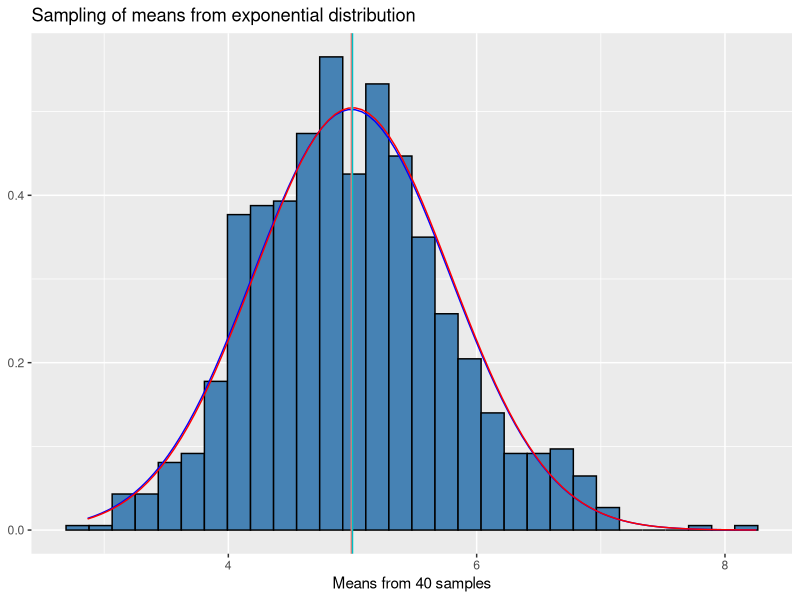

The R source for this figure:
## ---- chunk 1
library(knitr)
opts_chunk$set(echo = TRUE,results="hold",message=FALSE,warning=FALSE, tidy=TRUE)
library(ggplot2)
## ---- chunk 2
n<-40 ## sample size
lambda<-0.2 ## rate or inverse scale
nosim<-1000 ## number of simulations
set.seed(456456)
## ---- chunk 3
data<-matrix(rexp(n*nosim,lambda),nosim,n)
means<-rowMeans(data)
## ---- chunk 4
sample_mean<-mean(means)
theo_mean<-1/lambda
## ---- chunk 5
sprintf("The distribution of the sample means is centred at %.2f and the theoritical mean is centred at %.2f",sample_mean,theo_mean)
## ---- chunk 6
sample_var<-var(means)
theo_var<-1/lambda^2/n
## ---- chunk 7
sprintf("The variance of the sample means is %.3f and the theoritical variance of the distribution is %.3f",sample_var,theo_var)
## ---- chunk 8
g<-ggplot(data.frame(means),aes(x=means))
g<-g+geom_histogram(aes(y=..density..),color="black",fill="steelblue")
g<-g+stat_function(fun=dnorm,args=list(mean=sample_mean,sd=sqrt(sample_var)),color="blue")
g<-g+stat_function(fun=dnorm,args=list(mean=theo_mean,sd=sqrt(theo_var)),color="red")
g<-g+ggtitle("Sampling of means from exponential distribution")
g<-g+geom_vline(aes(xintercept=sample_mean,color="blue"))
g<-g+geom_vline(aes(xintercept=theo_mean,color="red"))
g<-g+xlab("Means from 40 samples")
g<-g+theme(axis.title.y=element_blank())
g<-g+theme(legend.position = "none")
g
## ---- chunk 9
sample_ci<-round(sample_mean+c(-1,1)*t(0.975)*sqrt(sample_var/n),3)
theo_ci<-round(theo_mean+c(-1,1)*t(0.975)*sqrt(theo_var/n),3)
## ---- chunk 10
sprintf("The CI of the sample means is: %.2f %.2f",sample_ci[1],sample_ci[2])
cat("\n")
sprintf("The CI of the theoritical means is: %.2f %.2f",theo_ci[1],theo_ci[2])
